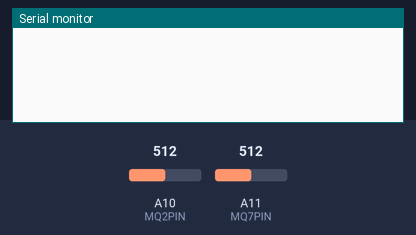
Recording of a program running on a simulated Arduino Mega 2560, built with avr-gcc and run on an emulated ATmega2560. Shown: the last lines printed to the serial monitor. The test bench sets the inputs (shaded band); at power-on: A10 (MQ2PIN) = 512, A11 (MQ7PIN) = 512.

Above: at 1.4 s.
1.5 s: A10 (MQ2PIN) set to 0
At 3.4 s:
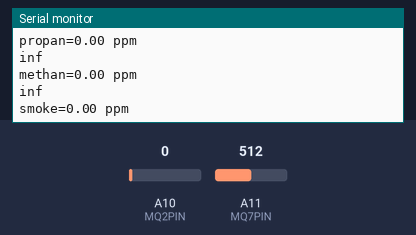
3.7 s: A11 (MQ7PIN) set to 716
At 5.02 s:
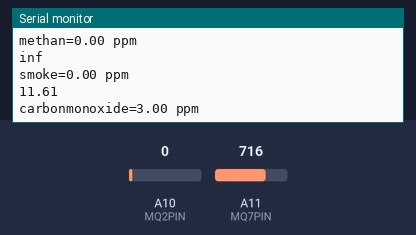
5.2 s: A10 (MQ2PIN) set to 122
At 5.22 s:
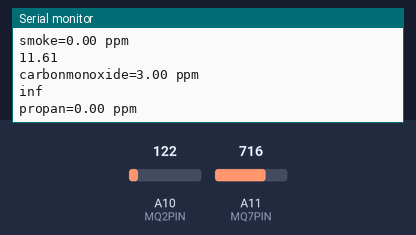
6.7 s: A11 (MQ7PIN) set to 900
At 7.93 s:
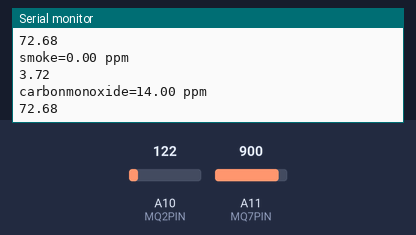
Timing chart, 0 to 9.2 s (numbered marks = the images above; inputs shaded):
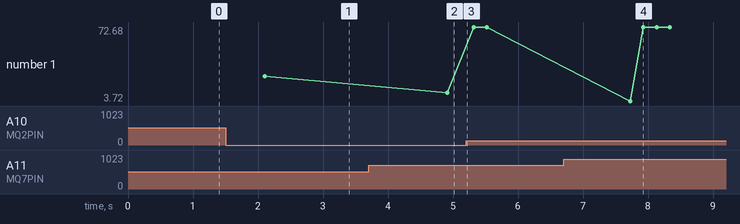

Measured:
- after the input at 1.5 s, the serial monitor: prints a new line after 0.81 s (image 1)
- after the input at 3.7 s, the serial monitor: prints a new line after 1.2 s (image 2)
- after the input at 6.7 s, the serial monitor: prints a new line after 1.0 s (image 4)
- plotted number 1: 27 → 11.61 after the input at 3.7 s, 11.61 → 72.68 after the input at 5.2 s

The program:

main.cpp
```cpp
// библиотека для работы с датчиками MQ
#include <TroykaMQ.h>

#define INTERVAL_GET_DATA 2000  // интервала измерений, мс
// пин, к которому подключен датчик
#define MQ2PIN         A10
#define MQ7PIN         A11
// создаём объект для работы с датчиком
MQ7 mq7(MQ7PIN);
// создаём объект для работы с датчиком
MQ2 mq2(MQ2PIN);


// переменная для интервала измерений
unsigned long millis_int1=0;

float get_data_ppmmethan();
float get_data_ppmpropan();
float get_data_ppmsmoke();
float get_data_ppmcarbonmonoxide();


void setup() {
  // открываем последовательный порт
  Serial.begin(9600);
  // запускаем термоцикл
  mq2.calibrate();
  mq2.getRo();

  mq7.calibrate();
  mq7.getRo();
}

void loop() {
   if(millis()-millis_int1 >= INTERVAL_GET_DATA) {
      // получение данных c датчика mq2
      // получение данных c датчика mq7
      float  carbonmonoxide= get_data_ppmcarbonmonoxide();
      // выводим значения газа в ppm
      Serial.print("carbonmonoxide=");
      Serial.print(carbonmonoxide);
      Serial.println(" ppm ");
      // старт интервала отсчета
      millis_int1=millis();
      float  propan= get_data_ppmpropan();
      // выводим значения газа в ppm
      Serial.print("propan=");
      Serial.print(propan);
      Serial.println(" ppm ");
      float  methan= get_data_ppmmethan();
      // выводим значения газа в ppm
      Serial.print("methan=");
      Serial.print(methan);
      Serial.println(" ppm ");
      float  smoke= get_data_ppmsmoke();
      // выводим значения газа в ppm
      Serial.print("smoke=");
      Serial.print(smoke);
      Serial.println(" ppm ");
      // старт интервала отсчета
      millis_int1=millis();
   }
}

// получение данных содержания пропана с датчика MQ2
float get_data_ppmpropan()  {

  Serial.println(mq2.readRatio());
  // получение значения
  float value=mq2.readLPG();

  return value;
}
// получение данных содержания метана с датчика MQ2
float get_data_ppmmethan()  {

  Serial.println(mq2.readRatio());
  // получение значения
  float value=mq2.readMethane();

  return value;
}
// получение данных содержания дыма с датчика MQ2
float get_data_ppmsmoke()  {

  Serial.println(mq2.readRatio());
  // получение значения
  float value=mq2.readSmoke();

  return value;
}

// получение данных с датчика MQ7
float get_data_ppmcarbonmonoxide()  {

  Serial.println(mq7.readRatio());
  // получение значения
  float value=mq7.readCarbonMonoxide();

  return value;
}
```
